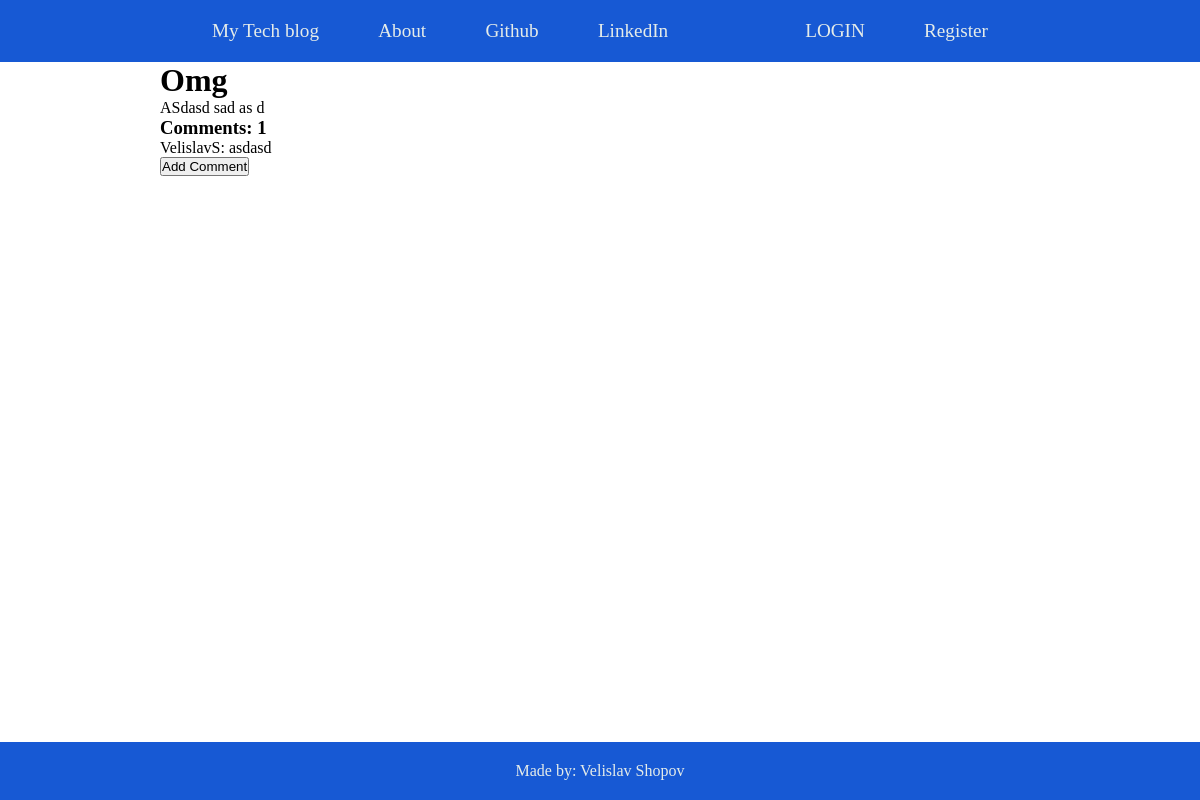
Screenshot of /post/8 with the database file from the repository.
### main_app/models.py (models this page shows)
class Post(models.Model):
    author = models.ForeignKey(User, on_delete=models.CASCADE)
    title = models.CharField(max_length=100)
    content = models.TextField()
    date_posted = models.DateTimeField(auto_now_add=True)
    is_published = models.BooleanField(default=False)

class Comment(models.Model):
    author = models.ForeignKey(User, on_delete=models.CASCADE)
    content = models.TextField()
    post = models.ForeignKey(Post, on_delete=models.CASCADE,related_name='comments')

### main_app/views.py (the view)
# urls.py: path('<int:pk>',views.PostDetailView.as_view(), name='post_detail'),
class PostDetailView(DetailView):
    model = Post
    context_object_name = 'post'
    def get_context_data(self, **kwargs):
        context = super().get_context_data(**kwargs)
        context['user'] = self.request.user
        context['comments'] = Comment.objects.filter(post=self.get_object())
        return context

### templates/main_app/post_detail.html (shortened to what this page needs)
{% extends 'main_app/base.html' %}
{% block main %}
    <h1>{{ post.title }}</h1>
    <p>{{ post.content }}</p>
    {% if post.is_published %}
        <h3>Comments: {{ comments.count }}</h3>
        {% if comments %}
            {% for comment in comments %}
                <p>{{ comment.author }}: {{ comment.content }}</p>
            {% endfor %}
        {% endif %}
        <a href="{% url 'main_app:add_comment' post_pk=post.pk%}">
            <button>Add Comment</button>
        </a>
    {% endif %}
{% endblock %}

### static/css/base_styles.css (style rules this page uses)
* { margin:0; padding:0; }

### rows the page displays
Post: title "Omg", content "ASdasd sad as d"
Comment: author "VelislavS", content "asdasd"

### other values shown
{{ comments.count }} "1"
